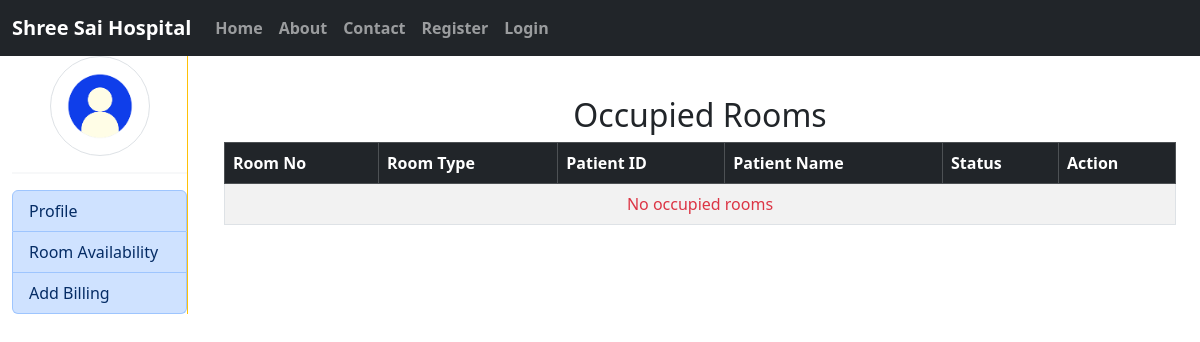
The app's page /hms_staff/Occupied_Rooms/, older data.
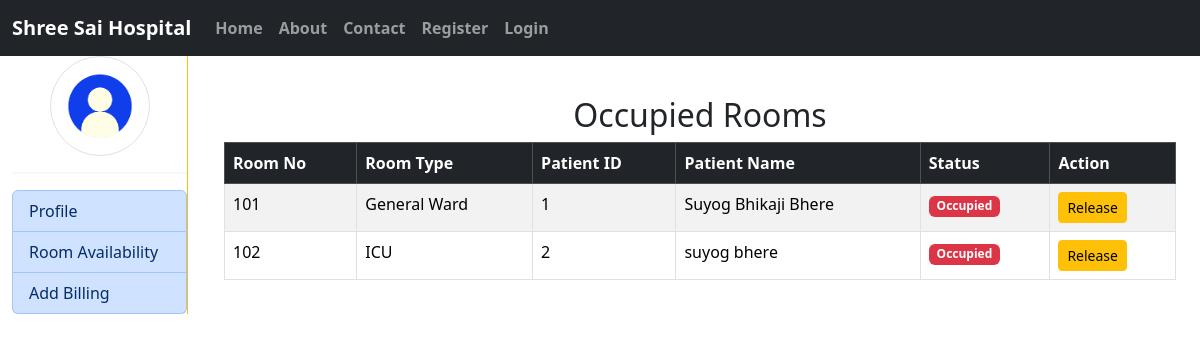
The same page, newer data.
### hms/models.py (models this page shows, shortened)
class Room(models.Model):
    Room_ID = models.AutoField(primary_key=True)
    P_ID = models.ForeignKey(Patient,on_delete=models.SET_NULL, null=True, blank=True)
    Room_no = models.IntegerField()
    Room_type = models.CharField(choices=room_choice, max_length=200)
    status = models.CharField(choices=room_status,max_length=100)

class Patient(models.Model):
    user = models.OneToOneField(User, on_delete=models.CASCADE)
    P_ID = models.AutoField(primary_key=True)
    Address = models.CharField(max_length=255, null=True)

class User(AbstractBaseUser,PermissionsMixin):
    first_name= models.CharField(max_length=250)
    last_name= models.CharField(max_length=250)
    email= models.EmailField(unique=True)
    mobile= models.CharField(max_length=10)
    is_active=models.BooleanField(default=True)
    is_staff=models.BooleanField(default=False)
    is_patient=models.BooleanField(default=False)
    is_doctor=models.BooleanField(default=False)
    gender = models.CharField(choices=Gender_choice,max_length=100)
    USERNAME_FIELD = 'email'
    REQUIRED_FIELDS = ['mobile']
    object = CustomUserManager()

### hms_staff/views.py (the view)
# urls.py: path('Occupied_Rooms/', views.Occupied_Rooms,name='Occupied_Rooms'),
def Occupied_Rooms(request):
    occupied_rooms = Room.objects.filter(status='occupied').select_related('P_ID')
    context = {
        'occupied_rooms': occupied_rooms,
    }
    return render(request, 'hms_staff/room_occupied.html', context)

### hms_staff/templates/hms_staff/room_occupied.html (shortened to what this page needs)
{% extends 'hms_staff/staff_index.html' %}
{% block staff %}
<div class="container mt-4">
    <h2 class="text-center">Occupied Rooms</h2>
    <div class="table-responsive">
        <table class="table table-bordered table-striped">
            <thead class="table-dark">
                <tr>
                    <th>Room No</th>
                    <th>Room Type</th>
                    <th>Patient ID</th>
                    <th>Patient Name</th>
                    <th>Status</th>
                    <th>Action</th>
                </tr>
            </thead>
            <tbody>
                {% for room in occupied_rooms %}
                <tr>
                    <td>{{ room.Room_no }}</td>
                    <td>{{ room.Room_type }}</td>
                    <td>{{ room.P_ID.P_ID }}</td>
                    <td>{{ room.P_ID.user.first_name }} {{ room.P_ID.user.last_name }}</td>
                    <td>
                        <span class="badge bg-danger">Occupied</span>
                    </td>
                    <td>
                        <a href="{% url 'release_room' room.Room_ID %}" class="btn btn-warning btn-sm">Release</a>
                    </td>
                </tr>
                {% empty %}
                <tr>
                    <td colspan="6" class="text-center text-danger">No occupied rooms</td>
                </tr>
                {% endfor %}
            </tbody>
        </table>
    </div>
</div>
{% endblock staff %}

Row changes from the older to the newer data that the page shows:
now on this page (row edited): Room: Room_no "101", Room_type "General Ward", P_ID.P_ID "1", P_ID.user.first_name "Suyog Bhikaji", P_ID.user.last_name "Bhere"
now on this page (row edited): Room: Room_no "102", Room_type "ICU", P_ID.P_ID "2", P_ID.user.first_name "suyog", P_ID.user.last_name "bhere"
Text that changed along with them:
text no longer shown: "No occupied rooms"
